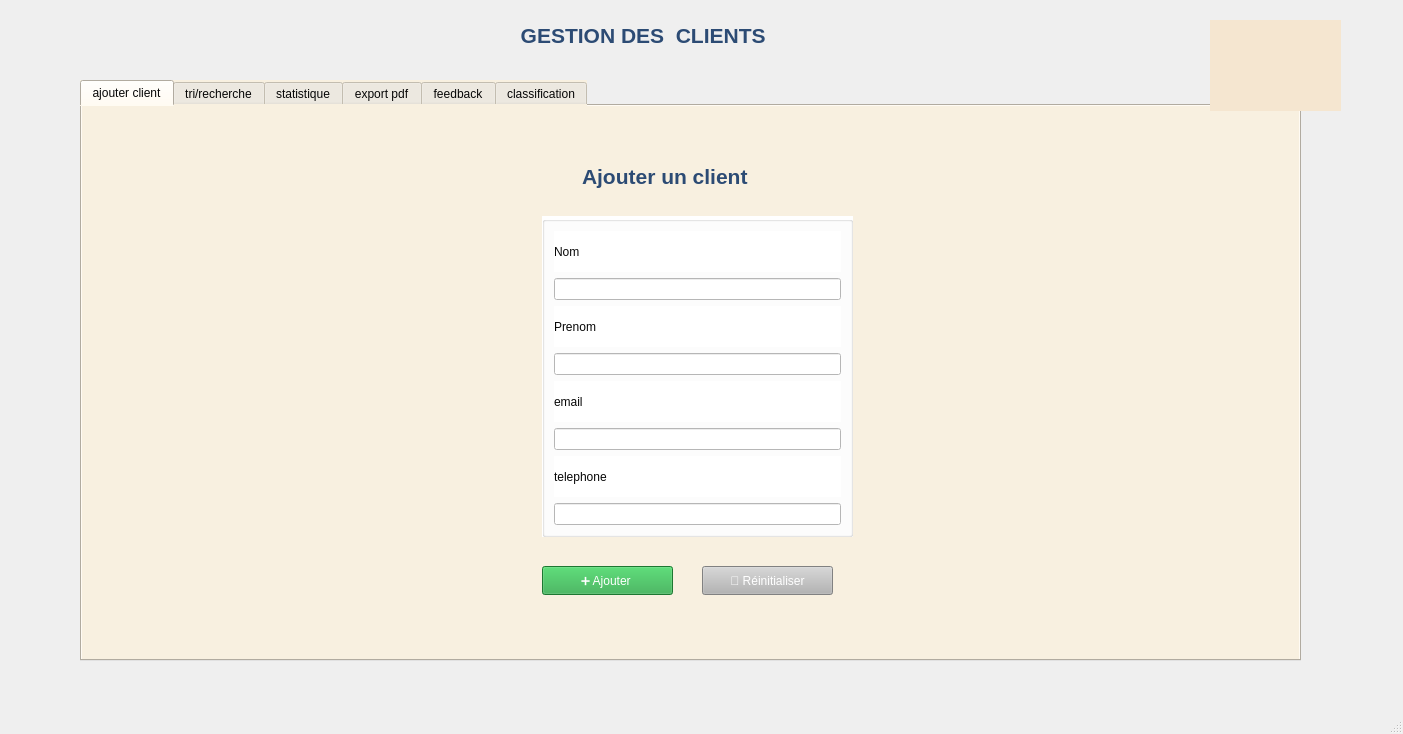
<?xml version="1.0" encoding="UTF-8"?>
<ui version="4.0">
 <class>Client</class>
 <widget class="QMainWindow" name="Client">
  <property name="geometry">
   <rect>
    <x>0</x>
    <y>0</y>
    <width>1403</width>
    <height>734</height>
   </rect>
  </property>
  <property name="windowTitle">
   <string>MainWindow</string>
  </property>
  <widget class="QWidget" name="centralwidget">
   <widget class="QWidget" name="widget" native="true">
    <property name="geometry">
     <rect>
      <x>0</x>
      <y>-20</y>
      <width>1381</width>
      <height>711</height>
     </rect>
    </property>
    <property name="styleSheet">
     <string notr="true">QWidget {
    background: qlineargradient(x1: 0, y1: 0, x2: 0, y2: 1, 
                                stop: 0 #F5E6D0, 
                                stop: 0.6 #F5E6D0, 
                                stop: 0.61 #5FC9C5, 
                                stop: 1 #5FC9C5);
}</string>
    </property>
    <widget class="QLabel" name="title">
     <property name="geometry">
      <rect>
       <x>410</x>
       <y>30</y>
       <width>581</width>
       <height>51</height>
      </rect>
     </property>
     <property name="font">
      <font>
       <pointsize>16</pointsize>
       <bold>true</bold>
      </font>
     </property>
     <property name="styleSheet">
      <string notr="true">QWidget {
	color: rgb(44, 75, 116);
    background: qlineargradient(x1: 0, y1: 0, x2: 0, y2: 1, 
                                stop: 0 #F8F0E0, 
                                stop: 0.5 #F5EAD8, 
                                stop: 1 #F2E4D0);
}</string>
     </property>
     <property name="text">
      <string>                   GESTION DES  CLIENTS</string>
     </property>
     <property name="alignment">
      <set>Qt::AlignmentFlag::AlignLeading|Qt::AlignmentFlag::AlignLeft|Qt::AlignmentFlag::AlignVCenter</set>
     </property>
    </widget>
    <widget class="QTabWidget" name="tabWidget">
     <property name="geometry">
      <rect>
       <x>80</x>
       <y>100</y>
       <width>1221</width>
       <height>581</height>
      </rect>
     </property>
     <property name="autoFillBackground">
      <bool>false</bool>
     </property>
     <property name="styleSheet">
      <string notr="true">background-color: rgb(248, 240, 224);
color: rgb(6, 6, 6);</string>
     </property>
     <property name="currentIndex">
      <number>0</number>
     </property>
     <property name="documentMode">
      <bool>false</bool>
     </property>
     <property name="tabBarAutoHide">
      <bool>false</bool>
     </property>
     <widget class="QWidget" name="ajouterclient">
      <attribute name="title">
       <string>ajouter client</string>
      </attribute>
      <widget class="QGroupBox" name="groupBox_2">
       <property name="geometry">
        <rect>
         <x>460</x>
         <y>110</y>
         <width>311</width>
         <height>321</height>
        </rect>
       </property>
       <property name="styleSheet">
        <string notr="true">background-color: rgb(255, 255, 255);
color: rgb(6, 6, 6);
outline: none;</string>
       </property>
       <property name="title">
        <string/>
       </property>
       <layout class="QVBoxLayout" name="verticalLayout_2">
        <item>
         <widget class="QLabel" name="label_13">
          <property name="styleSheet">
           <string notr="true">color: rgb(8, 8, 8);
</string>
          </property>
          <property name="text">
           <string>Nom</string>
          </property>
         </widget>
        </item>
        <item>
         <widget class="QLineEdit" name="lineEdit_7"/>
        </item>
        <item>
         <widget class="QLabel" name="label_27">
          <property name="text">
           <string>Prenom</string>
          </property>
         </widget>
        </item>
        <item>
         <widget class="QLineEdit" name="lineEdit_8"/>
        </item>
        <item>
         <widget class="QLabel" name="label_28">
          <property name="text">
           <string>email</string>
          </property>
         </widget>
        </item>
        <item>
         <widget class="QLineEdit" name="lineEdit_9"/>
        </item>
        <item>
         <widget class="QLabel" name="label_29">
          <property name="text">
           <string>telephone</string>
          </property>
         </widget>
        </item>
        <item>
         <widget class="QLineEdit" name="lineEdit_10"/>
        </item>
       </layout>
      </widget>
      <widget class="QLabel" name="label_30">
       <property name="geometry">
        <rect>
         <x>500</x>
         <y>50</y>
         <width>361</width>
         <height>41</height>
        </rect>
       </property>
       <property name="font">
        <font>
         <pointsize>16</pointsize>
         <bold>true</bold>
        </font>
       </property>
       <property name="styleSheet">
        <string notr="true">color: rgb(44, 75, 116);
background-color: rgb(248, 240, 224);</string>
       </property>
       <property name="text">
        <string>Ajouter un client</string>
       </property>
      </widget>
      <widget class="QPushButton" name="pushButton_19">
       <property name="geometry">
        <rect>
         <x>460</x>
         <y>460</y>
         <width>131</width>
         <height>29</height>
        </rect>
       </property>
       <property name="styleSheet">
        <string notr="true">background-color: rgb(40, 167, 69);
color: rgb(255, 255, 255);</string>
       </property>
       <property name="text">
        <string>➕ Ajouter </string>
       </property>
      </widget>
      <widget class="QPushButton" name="pushButton_12">
       <property name="geometry">
        <rect>
         <x>620</x>
         <y>460</y>
         <width>131</width>
         <height>29</height>
        </rect>
       </property>
       <property name="styleSheet">
        <string notr="true"> background-color: rgb(180, 180, 180);
color: rgb(255, 255, 255);</string>
       </property>
       <property name="text">
        <string>🔄 Réinitialiser</string>
       </property>
      </widget>
     </widget>
     <widget class="QWidget" name="tab">
      <attribute name="title">
       <string>tri/recherche</string>
      </attribute>
      <widget class="QWidget" name="widget_3" native="true">
       <property name="geometry">
        <rect>
         <x>-10</x>
         <y>-10</y>
         <width>1111</width>
         <height>551</height>
        </rect>
       </property>
       <property name="styleSheet">
        <string notr="true">QWidget {
    background: qlineargradient(x1: 0, y1: 0, x2: 0, y2: 1, 
                                stop: 0 #F8F0E0, 
                                stop: 0.5 #F5EAD8, 
                                stop: 1 #F2E4D0);
}</string>
       </property>
       <widget class="QLineEdit" name="lineEdit_5">
        <property name="geometry">
         <rect>
          <x>280</x>
          <y>80</y>
          <width>401</width>
          <height>51</height>
         </rect>
        </property>
        <property name="styleSheet">
         <string notr="true">color: rgb(248, 248, 248);
background-color: rgb(248, 248, 248);
border: none;</string>
        </property>
       </widget>
       <widget class="QLabel" name="label_6">
        <property name="geometry">
         <rect>
          <x>170</x>
          <y>80</y>
          <width>511</width>
          <height>51</height>
         </rect>
        </property>
        <property name="styleSheet">
         <string notr="true">background-color: rgb(248, 248, 248);
color: rgb(34, 34, 34);</string>
        </property>
        <property name="text">
         <string>🔍Rechercher....</string>
        </property>
       </widget>
       <widget class="QTableWidget" name="tableClient_2">
        <property name="geometry">
         <rect>
          <x>160</x>
          <y>150</y>
          <width>681</width>
          <height>221</height>
         </rect>
        </property>
        <property name="styleSheet">
         <string notr="true">background-color: rgb(255, 255, 255);
color: rgb(3, 3, 3);</string>
        </property>
        <row>
         <property name="text">
          <string/>
         </property>
        </row>
        <row>
         <property name="text">
          <string/>
         </property>
        </row>
        <row>
         <property name="text">
          <string/>
         </property>
        </row>
        <row>
         <property name="text">
          <string/>
         </property>
        </row>
        <row>
         <property name="text">
          <string/>
         </property>
        </row>
        <row>
         <property name="text">
          <string/>
         </property>
        </row>
        <column>
         <property name="text">
          <string>ID</string>
         </property>
        </column>
        <column>
         <property name="text">
          <string>Nom</string>
         </property>
        </column>
        <column>
         <property name="text">
          <string>Prenom</string>
         </property>
        </column>
        <column>
         <property name="text">
          <string>Email</string>
         </property>
        </column>
        <column>
         <property name="text">
          <string>Telephone</string>
         </property>
        </column>
        <item row="0" column="0">
         <property name="text">
          <string>10</string>
         </property>
        </item>
        <item row="0" column="1">
         <property name="text">
          <string>x</string>
         </property>
        </item>
        <item row="0" column="2">
         <property name="text">
          <string>jg</string>
         </property>
        </item>
        <item row="1" column="0">
         <property name="text">
          <string>8</string>
         </property>
        </item>
        <item row="1" column="1">
         <property name="text">
          <string>y</string>
         </property>
        </item>
        <item row="1" column="2">
         <property name="text">
          <string>jyvy</string>
         </property>
        </item>
        <item row="2" column="0">
         <property name="text">
          <string>7</string>
         </property>
        </item>
        <item row="2" column="1">
         <property name="text">
          <string>z</string>
         </property>
        </item>
        <item row="2" column="2">
         <property name="text">
          <string>pp</string>
         </property>
        </item>
        <item row="3" column="0">
         <property name="text">
          <string>6</string>
         </property>
        </item>
        <item row="3" column="2">
         <property name="text">
          <string>mm</string>
         </property>
        </item>
       </widget>
       <widget class="QComboBox" name="comboBox">
        <property name="geometry">
         <rect>
          <x>690</x>
          <y>110</y>
          <width>82</width>
          <height>28</height>
         </rect>
        </property>
        <property name="styleSheet">
         <string notr="true">background-color: rgb(255, 255, 255);</string>
        </property>
        <item>
         <property name="text">
          <string>nom</string>
         </property>
        </item>
        <item>
         <property name="text">
          <string>id</string>
         </property>
        </item>
       </widget>
       <widget class="QComboBox" name="comboBox_2">
        <property name="geometry">
         <rect>
          <x>470</x>
          <y>400</y>
          <width>82</width>
          <height>28</height>
         </rect>
        </property>
        <property name="styleSheet">
         <string notr="true">background-color: rgb(255, 255, 255);</string>
        </property>
        <item>
         <property name="text">
          <string>nom</string>
         </property>
        </item>
        <item>
         <property name="text">
          <string>id</string>
         </property>
        </item>
       </widget>
       <widget class="QLabel" name="label_7">
        <property name="geometry">
         <rect>
          <x>30</x>
          <y>20</y>
          <width>441</width>
          <height>41</height>
         </rect>
        </property>
        <property name="styleSheet">
         <string notr="true">font: 700 16pt &quot;Segoe UI&quot;;
color: rgb(44, 75, 116);
background-color: rgb(248, 240, 224);</string>
        </property>
        <property name="text">
         <string>Rechercher Un Client</string>
        </property>
       </widget>
       <widget class="QLabel" name="label_14">
        <property name="geometry">
         <rect>
          <x>910</x>
          <y>20</y>
          <width>141</width>
          <height>91</height>
         </rect>
        </property>
        <property name="text">
         <string/>
        </property>
        <property name="pixmap">
         <pixmap>../../Bureau/Capture d'écran 2025-10-02 202914.png</pixmap>
        </property>
        <property name="scaledContents">
         <bool>true</bool>
        </property>
       </widget>
      </widget>
     </widget>
     <widget class="QWidget" name="tab_3">
      <attribute name="title">
       <string>statistique</string>
      </attribute>
      <widget class="QWidget" name="widget_9" native="true">
       <property name="geometry">
        <rect>
         <x>-10</x>
         <y>-10</y>
         <width>1091</width>
         <height>541</height>
        </rect>
       </property>
       <widget class="QLabel" name="label_23">
        <property name="geometry">
         <rect>
          <x>40</x>
          <y>10</y>
          <width>441</width>
          <height>41</height>
         </rect>
        </property>
        <property name="styleSheet">
         <string notr="true">font: 700 16pt &quot;Segoe UI&quot;;
color: rgb(44, 75, 116);
background-color: rgb(248, 240, 224);</string>
        </property>
        <property name="text">
         <string>Statistique Abonnement</string>
        </property>
       </widget>
       <widget class="QLabel" name="label_25">
        <property name="geometry">
         <rect>
          <x>40</x>
          <y>70</y>
          <width>151</width>
          <height>41</height>
         </rect>
        </property>
        <property name="font">
         <font>
          <family>Segoe UI</family>
          <pointsize>10</pointsize>
          <italic>false</italic>
          <bold>true</bold>
         </font>
        </property>
        <property name="styleSheet">
         <string notr="true">font: 700 10pt &quot;Segoe UI&quot;;

color: rgb(44, 75, 116);
background-color: rgb(248, 240, 224);</string>
        </property>
        <property name="text">
         <string>PERIODE:</string>
        </property>
       </widget>
       <widget class="QComboBox" name="comboBox_3">
        <property name="geometry">
         <rect>
          <x>130</x>
          <y>80</y>
          <width>91</width>
          <height>28</height>
         </rect>
        </property>
        <item>
         <property name="text">
          <string>semaine</string>
         </property>
        </item>
        <item>
         <property name="text">
          <string>mois</string>
         </property>
        </item>
        <item>
         <property name="text">
          <string>annee</string>
         </property>
        </item>
       </widget>
       <widget class="QLabel" name="label_24">
        <property name="geometry">
         <rect>
          <x>240</x>
          <y>390</y>
          <width>101</width>
          <height>20</height>
         </rect>
        </property>
        <property name="text">
         <string>CLIENT BASIC</string>
        </property>
       </widget>
       <widget class="QLabel" name="label_26">
        <property name="geometry">
         <rect>
          <x>240</x>
          <y>310</y>
          <width>131</width>
          <height>20</height>
         </rect>
        </property>
        <property name="text">
         <string>CLIENT PREMIEUM</string>
        </property>
       </widget>
       <widget class="QLabel" name="label_31">
        <property name="geometry">
         <rect>
          <x>240</x>
          <y>240</y>
          <width>91</width>
          <height>20</height>
         </rect>
        </property>
        <property name="text">
         <string>CLIENT VIP </string>
        </property>
       </widget>
       <widget class="QProgressBar" name="progressBar">
        <property name="geometry">
         <rect>
          <x>80</x>
          <y>240</y>
          <width>118</width>
          <height>23</height>
         </rect>
        </property>
        <property name="value">
         <number>24</number>
        </property>
       </widget>
       <widget class="QProgressBar" name="progressBar_2">
        <property name="geometry">
         <rect>
          <x>80</x>
          <y>310</y>
          <width>118</width>
          <height>23</height>
         </rect>
        </property>
        <property name="value">
         <number>24</number>
        </property>
       </widget>
       <widget class="QProgressBar" name="progressBar_3">
        <property name="geometry">
         <rect>
          <x>80</x>
          <y>380</y>
          <width>118</width>
          <height>23</height>
         </rect>
        </property>
        <property name="value">
         <number>24</number>
        </property>
       </widget>
       <widget class="QLabel" name="label_32">
        <property name="geometry">
         <rect>
          <x>70</x>
          <y>140</y>
          <width>201</width>
          <height>71</height>
         </rect>
        </property>
        <property name="styleSheet">
         <string notr="true">font: 700 16pt &quot;Segoe UI&quot;;
color: rgb(44, 75, 116);
background-color: rgb(248, 240, 224);</string>
        </property>
        <property name="text">
         <string>RÉPARTITION:</string>
        </property>
       </widget>
       <widget class="QLabel" name="label_34">
        <property name="geometry">
         <rect>
          <x>670</x>
          <y>140</y>
          <width>201</width>
          <height>71</height>
         </rect>
        </property>
        <property name="styleSheet">
         <string notr="true">font: 700 16pt &quot;Segoe UI&quot;;
color: rgb(44, 75, 116);
background-color: rgb(248, 240, 224);</string>
        </property>
        <property name="text">
         <string>CHIFFRES:</string>
        </property>
       </widget>
       <widget class="QTableWidget" name="tableClient_3">
        <property name="geometry">
         <rect>
          <x>560</x>
          <y>220</y>
          <width>411</width>
          <height>101</height>
         </rect>
        </property>
        <property name="styleSheet">
         <string notr="true">background-color: rgb(255, 255, 255);
color: rgb(3, 3, 3);</string>
        </property>
        <row>
         <property name="text">
          <string/>
         </property>
        </row>
        <row>
         <property name="text">
          <string/>
         </property>
        </row>
        <row>
         <property name="text">
          <string/>
         </property>
        </row>
        <row>
         <property name="text">
          <string/>
         </property>
        </row>
        <row>
         <property name="text">
          <string/>
         </property>
        </row>
        <row>
         <property name="text">
          <string/>
         </property>
        </row>
        <column>
         <property name="text">
          <string>VIP</string>
         </property>
        </column>
        <column>
         <property name="text">
          <string>PREMIEUM</string>
         </property>
        </column>
        <column>
         <property name="text">
          <string>BASIC</string>
         </property>
        </column>
       </widget>
      </widget>
     </widget>
     <widget class="QWidget" name="tab_2">
      <attribute name="title">
       <string>export pdf</string>
      </attribute>
      <widget class="QWidget" name="widget_7" native="true">
       <property name="geometry">
        <rect>
         <x>0</x>
         <y>-10</y>
         <width>1061</width>
         <height>541</height>
        </rect>
       </property>
       <widget class="QLabel" name="label_19">
        <property name="geometry">
         <rect>
          <x>900</x>
          <y>20</y>
          <width>141</width>
          <height>91</height>
         </rect>
        </property>
        <property name="text">
         <string/>
        </property>
        <property name="pixmap">
         <pixmap>../../Bureau/Capture d'écran 2025-10-02 202914.png</pixmap>
        </property>
        <property name="scaledContents">
         <bool>true</bool>
        </property>
       </widget>
       <widget class="QLabel" name="label_20">
        <property name="geometry">
         <rect>
          <x>20</x>
          <y>10</y>
          <width>441</width>
          <height>41</height>
         </rect>
        </property>
        <property name="styleSheet">
         <string notr="true">font: 700 16pt &quot;Segoe UI&quot;;
color: rgb(44, 75, 116);
background-color: rgb(248, 240, 224);</string>
        </property>
        <property name="text">
         <string>Export PDF</string>
        </property>
       </widget>
       <widget class="QWidget" name="widget_8" native="true">
        <property name="geometry">
         <rect>
          <x>160</x>
          <y>90</y>
          <width>681</width>
          <height>381</height>
         </rect>
        </property>
        <property name="styleSheet">
         <string notr="true">background-color: rgb(255, 255, 255);</string>
        </property>
        <widget class="QLabel" name="label_21">
         <property name="geometry">
          <rect>
           <x>10</x>
           <y>10</y>
           <width>191</width>
           <height>51</height>
          </rect>
         </property>
         <property name="styleSheet">
          <string notr="true">font: 700 10pt &quot;Segoe UI&quot;;</string>
         </property>
         <property name="text">
          <string>Type De Document:</string>
         </property>
        </widget>
        <widget class="QCheckBox" name="checkBox">
         <property name="geometry">
          <rect>
           <x>20</x>
           <y>70</y>
           <width>201</width>
           <height>25</height>
          </rect>
         </property>
         <property name="text">
          <string>tab de classification client</string>
         </property>
        </widget>
        <widget class="QCheckBox" name="checkBox_2">
         <property name="geometry">
          <rect>
           <x>20</x>
           <y>140</y>
           <width>92</width>
           <height>25</height>
          </rect>
         </property>
         <property name="text">
          <string>tab clients</string>
         </property>
        </widget>
        <widget class="QCheckBox" name="checkBox_3">
         <property name="geometry">
          <rect>
           <x>20</x>
           <y>210</y>
           <width>92</width>
           <height>25</height>
          </rect>
         </property>
         <property name="text">
          <string>statistique</string>
         </property>
        </widget>
        <widget class="QPushButton" name="pushButton_6">
         <property name="geometry">
          <rect>
           <x>260</x>
           <y>288</y>
           <width>151</width>
           <height>41</height>
          </rect>
         </property>
         <property name="text">
          <string>generer le pdf</string>
         </property>
        </widget>
        <widget class="QLabel" name="label_22">
         <property name="geometry">
          <rect>
           <x>550</x>
           <y>20</y>
           <width>111</width>
           <height>121</height>
          </rect>
         </property>
         <property name="text">
          <string/>
         </property>
         <property name="pixmap">
          <pixmap>../../Bureau/PDF_file_icon.svg</pixmap>
         </property>
         <property name="scaledContents">
          <bool>true</bool>
         </property>
        </widget>
       </widget>
      </widget>
     </widget>
     <widget class="QWidget" name="tab_5">
      <attribute name="title">
       <string>feedback</string>
      </attribute>
      <widget class="QWidget" name="widget_4" native="true">
       <property name="geometry">
        <rect>
         <x>-10</x>
         <y>0</y>
         <width>1081</width>
         <height>551</height>
        </rect>
       </property>
       <property name="styleSheet">
        <string notr="true">background-color: rgb(248, 240, 224);</string>
       </property>
       <widget class="QLabel" name="label_8">
        <property name="geometry">
         <rect>
          <x>30</x>
          <y>10</y>
          <width>361</width>
          <height>41</height>
         </rect>
        </property>
        <property name="font">
         <font>
          <pointsize>16</pointsize>
          <bold>true</bold>
         </font>
        </property>
        <property name="styleSheet">
         <string notr="true">color: rgb(44, 75, 116);
background-color: rgb(248, 240, 224);</string>
        </property>
        <property name="text">
         <string>Feedback</string>
        </property>
       </widget>
       <widget class="QLabel" name="label_9">
        <property name="geometry">
         <rect>
          <x>60</x>
          <y>69</y>
          <width>191</width>
          <height>41</height>
         </rect>
        </property>
        <property name="text">
         <string/>
        </property>
       </widget>
       <widget class="QLabel" name="label_10">
        <property name="geometry">
         <rect>
          <x>410</x>
          <y>60</y>
          <width>321</width>
          <height>41</height>
         </rect>
        </property>
        <property name="font">
         <font>
          <family>Segoe UI</family>
          <pointsize>10</pointsize>
          <italic>false</italic>
          <bold>true</bold>
         </font>
        </property>
        <property name="styleSheet">
         <string notr="true">font: 700 10pt &quot;Segoe UI&quot;;

color: rgb(44, 75, 116);
background-color: rgb(248, 240, 224);</string>
        </property>
        <property name="text">
         <string>DONNER VOTRE AVIS:</string>
        </property>
       </widget>
       <widget class="QLabel" name="label_11">
        <property name="geometry">
         <rect>
          <x>40</x>
          <y>290</y>
          <width>371</width>
          <height>61</height>
         </rect>
        </property>
        <property name="styleSheet">
         <string notr="true">
font: 700 10pt &quot;Segoe UI&quot;;

color: rgb(44, 75, 116);</string>
        </property>
        <property name="text">
         <string>AJOUTER UN COMMENTAIRE:</string>
        </property>
       </widget>
       <widget class="QWidget" name="widget_5" native="true">
        <property name="geometry">
         <rect>
          <x>40</x>
          <y>350</y>
          <width>541</width>
          <height>141</height>
         </rect>
        </property>
        <widget class="QLineEdit" name="lineEdit_6">
         <property name="geometry">
          <rect>
           <x>0</x>
           <y>0</y>
           <width>541</width>
           <height>141</height>
          </rect>
         </property>
        </widget>
       </widget>
       <widget class="QLabel" name="label_12">
        <property name="geometry">
         <rect>
          <x>900</x>
          <y>10</y>
          <width>141</width>
          <height>91</height>
         </rect>
        </property>
        <property name="text">
         <string/>
        </property>
        <property name="pixmap">
         <pixmap>../../Bureau/Capture d'écran 2025-10-02 202914.png</pixmap>
        </property>
        <property name="scaledContents">
         <bool>true</bool>
        </property>
       </widget>
       <widget class="QLabel" name="label_15">
        <property name="geometry">
         <rect>
          <x>770</x>
          <y>160</y>
          <width>101</width>
          <height>20</height>
         </rect>
        </property>
        <property name="text">
         <string>0/5</string>
        </property>
       </widget>
      </widget>
     </widget>
     <widget class="QWidget" name="tab_4">
      <attribute name="title">
       <string>classification</string>
      </attribute>
      <widget class="QWidget" name="widget_6" native="true">
       <property name="geometry">
        <rect>
         <x>-20</x>
         <y>-10</y>
         <width>1111</width>
         <height>551</height>
        </rect>
       </property>
       <property name="styleSheet">
        <string notr="true">background-color: rgb(248, 240, 224);</string>
       </property>
       <widget class="QLabel" name="label_17">
        <property name="geometry">
         <rect>
          <x>30</x>
          <y>10</y>
          <width>441</width>
          <height>41</height>
         </rect>
        </property>
        <property name="styleSheet">
         <string notr="true">font: 700 16pt &quot;Segoe UI&quot;;
color: rgb(44, 75, 116);
background-color: rgb(248, 240, 224);</string>
        </property>
        <property name="text">
         <string>Classificaation Des Clients</string>
        </property>
       </widget>
       <widget class="QLabel" name="label_18">
        <property name="geometry">
         <rect>
          <x>60</x>
          <y>380</y>
          <width>231</width>
          <height>20</height>
         </rect>
        </property>
        <property name="text">
         <string/>
        </property>
       </widget>
       <widget class="QPushButton" name="pushButton_2">
        <property name="geometry">
         <rect>
          <x>110</x>
          <y>340</y>
          <width>201</width>
          <height>41</height>
         </rect>
        </property>
        <property name="styleSheet">
         <string notr="true">background-color: rgb(40, 167, 69);
color: rgb(255, 255, 255);</string>
        </property>
        <property name="text">
         <string>Classifier selon labonnement</string>
        </property>
       </widget>
       <widget class="QPushButton" name="pushButton_5">
        <property name="geometry">
         <rect>
          <x>360</x>
          <y>340</y>
          <width>141</width>
          <height>41</height>
         </rect>
        </property>
        <property name="styleSheet">
         <string notr="true">background-color: rgb(180, 180, 180);
color: rgb(255, 255, 255);</string>
        </property>
        <property name="text">
         <string>reinitialisation</string>
        </property>
       </widget>
       <widget class="QLabel" name="label_16">
        <property name="geometry">
         <rect>
          <x>910</x>
          <y>20</y>
          <width>141</width>
          <height>91</height>
         </rect>
        </property>
        <property name="text">
         <string/>
        </property>
        <property name="pixmap">
         <pixmap>../../Bureau/Capture d'écran 2025-10-02 202914.png</pixmap>
        </property>
        <property name="scaledContents">
         <bool>true</bool>
        </property>
       </widget>
       <widget class="QPushButton" name="pushButton_8">
        <property name="geometry">
         <rect>
          <x>740</x>
          <y>290</y>
          <width>90</width>
          <height>29</height>
         </rect>
        </property>
        <property name="text">
         <string>GUIDE</string>
        </property>
       </widget>
       <widget class="QTableWidget" name="tableClient_4">
        <property name="geometry">
         <rect>
          <x>60</x>
          <y>60</y>
          <width>791</width>
          <height>221</height>
         </rect>
        </property>
        <property name="styleSheet">
         <string notr="true">background-color: rgb(255, 255, 255);
color: rgb(3, 3, 3);</string>
        </property>
        <row>
         <property name="text">
          <string/>
         </property>
        </row>
        <row>
         <property name="text">
          <string/>
         </property>
        </row>
        <row>
         <property name="text">
          <string/>
         </property>
        </row>
        <row>
         <property name="text">
          <string/>
         </property>
        </row>
        <row>
         <property name="text">
          <string/>
         </property>
        </row>
        <row>
         <property name="text">
          <string/>
         </property>
        </row>
        <column>
         <property name="text">
          <string>ID</string>
         </property>
        </column>
        <column>
         <property name="text">
          <string>Nom</string>
         </property>
        </column>
        <column>
         <property name="text">
          <string>Prenom</string>
         </property>
        </column>
        <column>
         <property name="text">
          <string>NOMBRE COURS</string>
         </property>
        </column>
        <column>
         <property name="text">
          <string>NOMBRE ACTIVITE</string>
         </property>
        </column>
        <column>
         <property name="text">
          <string>TYPE</string>
         </property>
        </column>
        <item row="0" column="0">
         <property name="text">
          <string>10</string>
         </property>
        </item>
        <item row="0" column="1">
         <property name="text">
          <string>x</string>
         </property>
        </item>
        <item row="0" column="2">
         <property name="text">
          <string>jg</string>
         </property>
        </item>
        <item row="1" column="0">
         <property name="text">
          <string>8</string>
         </property>
        </item>
        <item row="1" column="1">
         <property name="text">
          <string>y</string>
         </property>
        </item>
        <item row="1" column="2">
         <property name="text">
          <string>jyvy</string>
         </property>
        </item>
        <item row="2" column="0">
         <property name="text">
          <string>7</string>
         </property>
        </item>
        <item row="2" column="1">
         <property name="text">
          <string>z</string>
         </property>
        </item>
        <item row="2" column="2">
         <property name="text">
          <string>pp</string>
         </property>
        </item>
        <item row="3" column="0">
         <property name="text">
          <string>6</string>
         </property>
        </item>
        <item row="3" column="2">
         <property name="text">
          <string>mm</string>
         </property>
        </item>
       </widget>
      </widget>
     </widget>
    </widget>
    <widget class="QLabel" name="label_169">
     <property name="geometry">
      <rect>
       <x>1210</x>
       <y>40</y>
       <width>131</width>
       <height>91</height>
      </rect>
     </property>
     <property name="styleSheet">
      <string notr="true">background-color: rgb(245, 230, 208);</string>
     </property>
     <property name="text">
      <string/>
     </property>
     <property name="pixmap">
      <pixmap>../../Downloads/logo.png</pixmap>
     </property>
     <property name="scaledContents">
      <bool>true</bool>
     </property>
    </widget>
   </widget>
  </widget>
  <widget class="QMenuBar" name="menubar">
   <property name="geometry">
    <rect>
     <x>0</x>
     <y>0</y>
     <width>1403</width>
     <height>26</height>
    </rect>
   </property>
  </widget>
  <widget class="QStatusBar" name="statusbar"/>
 </widget>
 <resources/>
 <connections/>
</ui>
